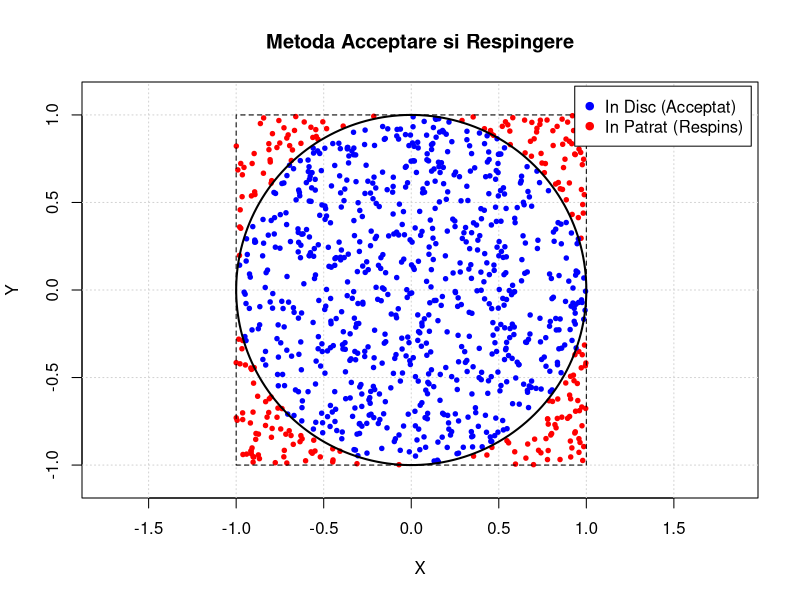
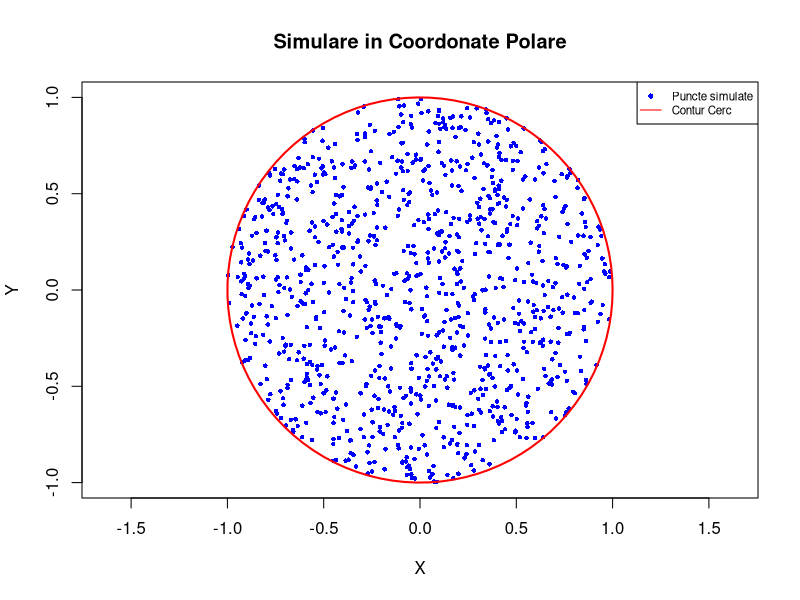

Recreate these plots in R, in order.
## ---- chunk 1
#CERINTA 2
simulare_acceptare_respingere <- function(n_total = 1000) {
  # Scop: Simuleaza 1000 de puncte in patratul [-1, 1]^2
  # si verifica cate dintre ele cad in discul unitate.
  
  # 1. Generam toate coordonatele deodata
  x <- runif(n_total, min = -1, max = 1)
  y <- runif(n_total, min = -1, max = 1)
  
  # 2. Verific conditia matematica pentru fiecare punct
  este_in_disc <- (x^2 + y^2 <= 1)
  
  # 3. Separ datele pentru statistici si culori
  x_acc <- x[este_in_disc]
  y_acc <- y[este_in_disc]
  
  x_rej <- x[!este_in_disc]
  y_rej <- y[!este_in_disc]
  
  # 4. Calcul Statistici 
  nr_acceptate <- length(x_acc)
  proportie_obtinuta <- nr_acceptate / n_total
  proportie_teoretica <- pi / 4 
  
  # 5. Rezultate
  cat("Puncte care au cazut in disc:", nr_acceptate, "\n")
  cat("Puncte respinse:             ", length(x_rej), "\n")
  cat("Proportie Teoretica (pi/4):  ", format(proportie_teoretica, digits=5), "\n")
  cat("Proportie Obtinuta:          ", format(proportie_obtinuta, digits=5), "\n")
  cat("Eroare de estimare:          ", format(abs(proportie_teoretica - proportie_obtinuta), digits=5), "\n")
  
  # 6. Returnarea datelor
  return(list(x_acc = x_acc, y_acc = y_acc, 
              x_rej = x_rej, y_rej = y_rej, 
              n_total = n_total))
}

rezultate <-simulare_acceptare_respingere(1000)



reprezentare_grafica_simulare <- function(rezultate) {
  # Extrag datele din lista primita
  x_acc <- rezultate$x_acc
  y_acc <- rezultate$y_acc
  x_rej <- rezultate$x_rej
  y_rej <- rezultate$y_rej
  n_total <- rezultate$n_total
  
  plot(NULL, xlim = c(-1.1, 1.2), ylim = c(-1.1, 1.1), 
       xlab = "X", ylab = "Y", 
       main = paste("Metoda Acceptare si Respingere"),
       asp = 1)
  
  grid()
  
  # Desenez punctele
  points(x_rej, y_rej, col = "red", pch = 19, cex = 0.6)
  points(x_acc, y_acc, col = "blue", pch = 19, cex = 0.6)
  
  # Contururi geometrice
  t <- seq(0, 2*pi, length.out = 200)
  lines(cos(t), sin(t), lwd = 2, col = "black")
  rect(-1, -1, 1, 1, border = "black", lty = 2)
  legend("topright", 
         legend = c("In Disc (Acceptat)", "In Patrat (Respins)"),
         col = c("blue", "red"), 
         pch = 19, 
         bg = "white", 
         pt.cex = 1,      
         inset = 0.01)    
}
reprezentare_grafica_simulare(rezultate)
## ---- chunk 2
#CERINTA 3
calcul_medie_distanta <- function(rezultate) {
  # Scop: Calculeaza distanta medie fata de centru fara coordonate polare
  # si o compara cu valoarea teoretica (2/3).
  
  # 1. Extrag DOAR punctele care sunt pe disc
  x <- rezultate$x_acc
  y <- rezultate$y_acc
  
  # 2.Distanta Euclidiana pentru fiecare punct
  distante <- sqrt(x^2 + y^2)
  
  # 3.Media aritmetica a acestor distante
  media_simulata <- mean(distante)
  
  # 4. Media teoretica
  # (Voi demonstra matematic dupa asta ca este 2/3)
  media_teoretica <- 2/3
  
  # 5. Afisez rezultatele
  cat("Numar puncte analizate:", length(distante), "\n")
  cat("Media Teoretica (2/3): ", format(media_teoretica, digits=6), "\n")
  cat("Media Simulata:        ", format(media_simulata, digits=6), "\n")
  
  # Eroarea
  eroare <- abs(media_teoretica - media_simulata)
  cat("Eroare absoluta:       ", format(eroare, digits=6), "\n")
}
calcul_medie_distanta(rezultate)
## ---- chunk 3
#CERINTA 5
simulare_polare <- function(N) {
  # 1. Generez coordonatele polare
  # Unghiul este uniform distribuit in [0 , 2*pi]
  theta <- runif(N, min = 0, max = 2 * pi)
  
  # Raza R trebuie generata astfel incat sa respecte densitatea 2r
  # Folosesc transformarea inversa: r = sqrt(u), unde u este uniform(0,1)
  # Daca as folosi doar runif(N), punctele s-ar aglomera gresit in centru
  r <- sqrt(runif(N)) 
  
  # 2. Convertesc in coordonate carteziene
  x <- r * cos(theta)
  y <- r * sin(theta)
  
  # Returnez un data frame cu coordonatele
  return(data.frame(x = x, y = y))
}


N <- 1000
date_generate <- simulare_polare(N)


# 3. Reprezentarea Grafica
reprezentare_grafica_polare <- function(date_simulate) {
  # Extrag coordonatele
  x <- date_simulate$x
  y <- date_simulate$y
  plot(x, y, 
       col = "blue",          
       pch = 16,              
       cex = 0.6,             
       asp = 1,               
       xlim = c(-1, 1), 
       ylim = c(-1, 1),
       xlab = "X", 
       ylab = "Y",
       main = "Simulare in Coordonate Polare")
  
  theta_contur <- seq(0, 2 * pi, length.out = 100)
  lines(cos(theta_contur), sin(theta_contur), col = "red", lwd = 2)
  
  # Legenda
  legend("topright", legend = c("Puncte simulate", "Contur Cerc"),
         col = c("blue", "red"), pch = c(16, NA), lty = c(NA, 1), cex = 0.7)
}


reprezentare_grafica_polare(date_generate)
